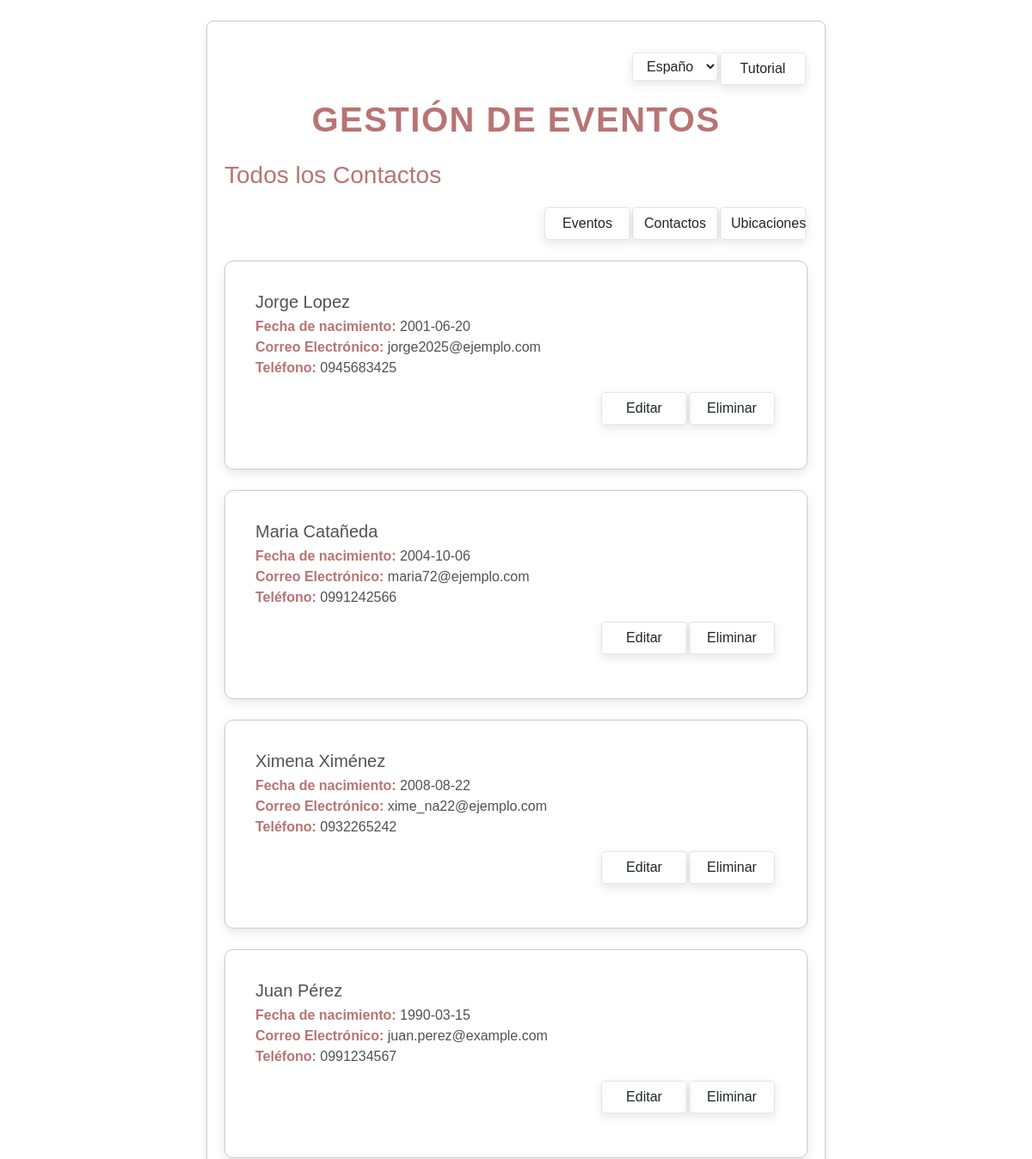
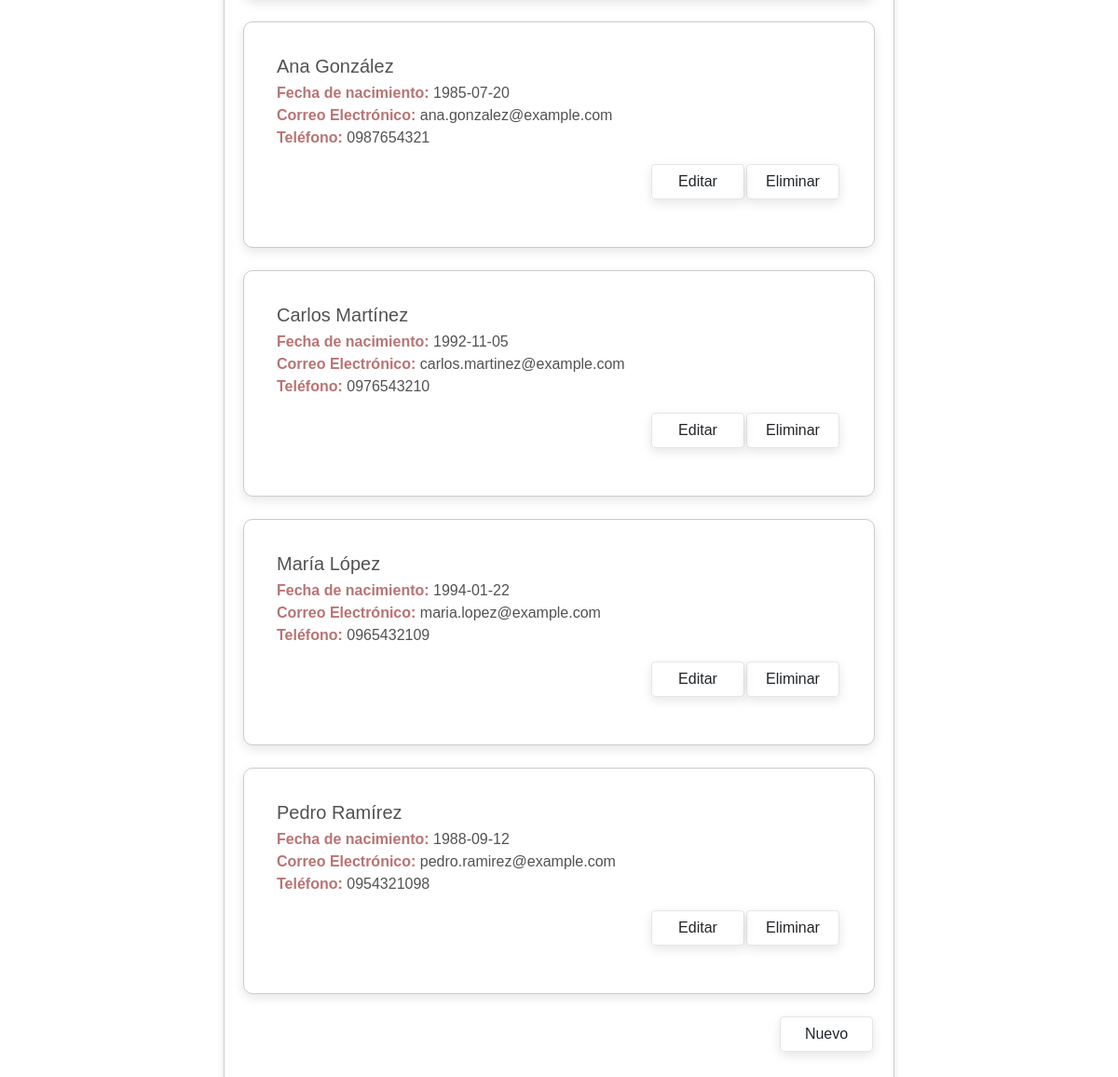
Screenshot of /act_contactos.php with the database file from the repository (2 pictures, top to bottom).
### tables this page shows
CREATE TABLE `contactos` (
  `id` int(11) NOT NULL,
  `nombre` varchar(255) NOT NULL,
  `email` varchar(255) DEFAULT NULL,
  `telefono` varchar(15) DEFAULT NULL,
  `apellido` varchar(255) DEFAULT NULL,
  `fecha_nacimiento` date DEFAULT NULL
);

### controllers/ContactoController.php (called while the page is built, shortened)
<?php
require_once __DIR__ . '/../models/Contacto.php';
class ContactosController
{
    private $contacto;
    public function __construct()
    {
        $this->contacto = new Contacto();
    }
    public function index()
    {
        $contactos = $this->contacto->obtenerContactos();
        require_once __DIR__ . '/../views/lista_contactos.php';
    }
}

### lang/es.php (called while the page is built)
<?php
$lang = array(
    "gestion-eventos" => "Gestión de eventos",
    "todos-eventos" => "Todos los eventos",
    "eventos" => "Eventos",
    "contactos" => "Contactos",
    "ubicaciones" => "Ubicaciones",
    "descripcion" => "Descripción",
    "categoria" => "Categoría",
    "lugar" => "Lugar",
    "fecha" => "Fecha",
    "hora" => "Hora",
    "editar" => "Editar",
    "eliminar" => "Eliminar",
    "nuevo" => "Nuevo",
    "nuevo-evento" => "Nuevo Evento",
    "titulo" => "Título",
    "guardar" => "Guardar",
    "cancelar" => "Cancelar",
    "editar-evento" => "Editar Evento",
    "actualizar" => "Actualizar",
    "todos-contactos" => "Todos los Contactos",
    "nombres" => "Nombres",
    "apellidos" => "Apellidos",
    "fecha_nacimiento" => "Fecha de nacimiento",
    "correo" => "Correo Electrónico",
    "telefono" => "Teléfono",
    "nuevo-contacto" => "Nuevo Contacto",
    "editar-contacto" => "Editar Contacto",
    "todas-ubicaciones" => "Todas las Ubicaciones",
    "nombre" => "Nombre",
    "direccion" => "Dirección",
    "detalle" => "Detalle",
    "nueva-ubicacion" => "Nueva Ubicación",
    "editar-ubicacion" => "Editar Ubicación",
    "tutorial" => "Tutorial",
    "idioma" => "Idioma",
);

### config/conexion.php (called while the page is built, shortened)
<?php
function conectarDB() {
    $conexion = new mysqli(DB_HOST, DB_USER, DB_PASS, DB_NAME);
    return $conexion;
}

### models/Contacto.php (called while the page is built, shortened)
<?php
require_once __DIR__ . '/../config/conexion.php';
class Contacto
{
    private $conexion;
    public function __construct()
    {
        $this->conexion = conectarDB();
    }
    public function obtenerContactos()
    {
        $sql = "SELECT * FROM contactos";
        $resultado = $this->conexion->query($sql);
        return $resultado->fetch_all(MYSQLI_ASSOC);
    }
}

### views/lista_contactos.php (the view, shortened to what this page needs)
<!DOCTYPE html>
<html lang="<?php echo $_SESSION['lang']; ?>">
<head>
    <link rel="stylesheet" href="https://stackpath.bootstrapcdn.com/bootstrap/4.5.2/css/bootstrap.min.css">
    <link rel="stylesheet" href="./styles/styles.css">
</head>
<body>
    <div class="container mt-4 mb-3">
        <div class="d-flex justify-content-end mt-3 mb-3">
            <form method="POST" id="lang-form">
                <select name="lang" id="lang-selector" class="form-select btn btn-custom">
                    <option value="es" <?php if ($_SESSION['lang'] == 'es') echo 'selected'; ?>>Español</option>
                </select>
            </form>
            <a href="" class="btn btn-custom"><?php echo $lang["tutorial"]; ?></a>
        </div>
        <h1 class="titulo-principal mt-3 mb-3"><?php echo $lang["gestion-eventos"]; ?></h1>
        <div class="mt-4 mb-4">
            <h3 class="titulo-secundario"><?php echo $lang["todos-contactos"]; ?></h3>
            <div class="d-flex justify-content-end mt-3 mb-3">
                <a href="index.php" class="btn btn-custom"><?php echo $lang["eventos"]; ?></a>
                <a href="act_contactos.php" class="btn btn-custom"><?php echo $lang["contactos"]; ?></a>
                <a href="act_ubicaciones.php" class="btn btn-custom"><?php echo $lang["ubicaciones"]; ?></a>
            </div>
            <div class="mt-4 mb-4">
                <?php foreach ($contactos as $contacto): ?>
                    <div class="card mt-4 mb-4">
                        <div class="card-body">
                            <h5 class="card-title"><?= htmlspecialchars($contacto['nombre']) ?> <?= htmlspecialchars($contacto['apellido']) ?></h5>
                            <p class="card-text">
                                <strong><?php echo $lang["fecha_nacimiento"]; ?>:</strong> <?= htmlspecialchars($contacto['fecha_nacimiento']) ?><br>
                                <strong><?php echo $lang["correo"]; ?>:</strong> <?= htmlspecialchars($contacto['email']) ?><br>
                                <strong><?php echo $lang["telefono"]; ?>:</strong> <?= htmlspecialchars($contacto['telefono']) ?><br>
                            </p>
                            <div class="d-flex justify-content-end mt-3 mb-3">
                                <a href="act_contactos.php?action=editar&id=<?= htmlspecialchars($contacto['id']) ?>" class="btn btn-custom"><?php echo $lang["editar"]; ?></a>
                                <a href="act_contactos.php?action=eliminar&id=<?= htmlspecialchars($contacto['id']) ?>" class="btn btn-custom"><?php echo $lang["eliminar"]; ?></a>
                            </div>
                        </div>
                    </div>
                <?php endforeach; ?>
            </div>
            <div class="d-flex justify-content-end mt-3 mb-3">
                <a href="act_contactos.php?action=agregar" class="btn btn-custom"><?php echo $lang["nuevo"]; ?></a>
            </div>
        </div>
    </div>
</body>
</html>

### styles/styles.css (style rules this page uses)
* { font-family: 'Franklin Gothic Medium', 'Arial Narrow', Arial, sans-serif; color: #b87474; }
.titulo-principal { font-size: 2.5rem; text-align: center; font-weight: bold; margin-bottom: 20px; text-transform: uppercase; letter-spacing: 1.5px; }
.titulo-secundario { margin-bottom: 20px; }
.card-title, .card-text { color: #535151; margin-bottom: 5px; display: block; }
.container { width: 60%; max-width: 100%; margin: 0 auto; border: 1px solid #ccc; border-radius: 8px; padding: 20px; box-shadow: 0 4px 8px rgba(0, 0, 0, 0.1); margin-bottom: 20px; transition: transform 0.3s ease; }
.card { border: 1px solid #ccc; border-radius: 10px; padding: 15px; box-shadow: 0 4px 12px rgba(0, 0, 0, 0.1); transition: transform 0.3s ease, box-shadow 0.3s ease; }
.btn-custom { background-color: transparent; border-color: rgba(0, 0, 0, 0.1); box-shadow: 0 4px 12px rgba(0, 0, 0, 0.1); margin-right: 2px; width: 100px; transition: background-color 0.3s, transform 0.3s; }

### rows the page displays
contactos: nombre "Jorge", apellido "Lopez", fecha_nacimiento "2001-06-20", email "jorge2025@ejemplo.com", telefono "0945683425"
contactos: nombre "Maria", apellido "Catañeda", fecha_nacimiento "2004-10-06", email "maria72@ejemplo.com", telefono "0991242566"
contactos: nombre "Ximena", apellido "Ximénez", fecha_nacimiento "2008-08-22", email "xime_na22@ejemplo.com", telefono "0932265242"
contactos: nombre "Juan", apellido "Pérez", fecha_nacimiento "1990-03-15", email "juan.perez@example.com", telefono "0991234567"
contactos: nombre "Ana", apellido "González", fecha_nacimiento "1985-07-20", email "ana.gonzalez@example.com", telefono "0987654321"
contactos: nombre "Carlos", apellido "Martínez", fecha_nacimiento "1992-11-05", email "carlos.martinez@example.com", telefono "0976543210"
contactos: nombre "María", apellido "López", fecha_nacimiento "1994-01-22", email "maria.lopez@example.com", telefono "0965432109"
contactos: nombre "Pedro", apellido "Ramírez", fecha_nacimiento "1988-09-12", email "pedro.ramirez@example.com", telefono "0954321098"

### other values shown
$lang["tutorial"] "Tutorial"
$lang["gestion-eventos"] "GESTIÓN DE EVENTOS"
$lang["todos-contactos"] "Todos los Contactos"
$lang["eventos"] "Eventos"
$lang["contactos"] "Contactos"
$lang["ubicaciones"] "Ubicaciones"
$lang["nuevo"] "Nuevo"
